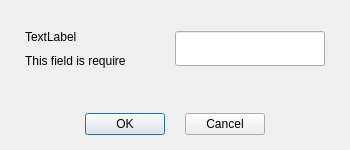
<?xml version="1.0" encoding="UTF-8"?>
<ui version="4.0">
 <class>InputDialog</class>
 <widget class="QDialog" name="InputDialog">
  <property name="geometry">
   <rect>
    <x>0</x>
    <y>0</y>
    <width>350</width>
    <height>150</height>
   </rect>
  </property>
  <property name="minimumSize">
   <size>
    <width>350</width>
    <height>150</height>
   </size>
  </property>
  <property name="maximumSize">
   <size>
    <width>350</width>
    <height>150</height>
   </size>
  </property>
  <property name="windowTitle">
   <string>InputDialog</string>
  </property>
  <property name="styleSheet">
   <string notr="true"/>
  </property>
  <layout class="QVBoxLayout" name="verticalLayout_2">
   <property name="spacing">
    <number>15</number>
   </property>
   <property name="leftMargin">
    <number>15</number>
   </property>
   <property name="topMargin">
    <number>15</number>
   </property>
   <property name="rightMargin">
    <number>15</number>
   </property>
   <property name="bottomMargin">
    <number>15</number>
   </property>
   <item>
    <widget class="QWidget" name="container" native="true">
     <layout class="QHBoxLayout" name="horizontalLayout_2">
      <property name="spacing">
       <number>0</number>
      </property>
      <property name="leftMargin">
       <number>10</number>
      </property>
      <property name="topMargin">
       <number>10</number>
      </property>
      <property name="rightMargin">
       <number>10</number>
      </property>
      <property name="bottomMargin">
       <number>10</number>
      </property>
      <item>
       <layout class="QVBoxLayout" name="verticalLayout">
        <property name="spacing">
         <number>0</number>
        </property>
        <item>
         <widget class="QLabel" name="promptLabel">
          <property name="minimumSize">
           <size>
            <width>100</width>
            <height>0</height>
           </size>
          </property>
          <property name="maximumSize">
           <size>
            <width>100</width>
            <height>16777215</height>
           </size>
          </property>
          <property name="text">
           <string>TextLabel</string>
          </property>
         </widget>
        </item>
        <item>
         <widget class="QLabel" name="errorLabel">
          <property name="minimumSize">
           <size>
            <width>100</width>
            <height>0</height>
           </size>
          </property>
          <property name="maximumSize">
           <size>
            <width>100</width>
            <height>16777215</height>
           </size>
          </property>
          <property name="text">
           <string>This field is required</string>
          </property>
         </widget>
        </item>
       </layout>
      </item>
      <item>
       <spacer name="horizontalSpacer">
        <property name="orientation">
         <enum>Qt::Orientation::Horizontal</enum>
        </property>
        <property name="sizeHint" stdset="0">
         <size>
          <width>45</width>
          <height>20</height>
         </size>
        </property>
       </spacer>
      </item>
      <item>
       <widget class="QLineEdit" name="inputLineEdit">
        <property name="minimumSize">
         <size>
          <width>150</width>
          <height>35</height>
         </size>
        </property>
        <property name="maximumSize">
         <size>
          <width>150</width>
          <height>35</height>
         </size>
        </property>
       </widget>
      </item>
     </layout>
    </widget>
   </item>
   <item>
    <layout class="QHBoxLayout" name="horizontalLayout">
     <property name="spacing">
      <number>20</number>
     </property>
     <property name="topMargin">
      <number>15</number>
     </property>
     <item>
      <spacer name="horizontalSpacer_2">
       <property name="orientation">
        <enum>Qt::Orientation::Horizontal</enum>
       </property>
       <property name="sizeHint" stdset="0">
        <size>
         <width>40</width>
         <height>20</height>
        </size>
       </property>
      </spacer>
     </item>
     <item>
      <widget class="QPushButton" name="okButton">
       <property name="text">
        <string>OK</string>
       </property>
      </widget>
     </item>
     <item>
      <widget class="QPushButton" name="cancelButton">
       <property name="text">
        <string>Cancel</string>
       </property>
      </widget>
     </item>
     <item>
      <spacer name="horizontalSpacer_3">
       <property name="orientation">
        <enum>Qt::Orientation::Horizontal</enum>
       </property>
       <property name="sizeHint" stdset="0">
        <size>
         <width>40</width>
         <height>20</height>
        </size>
       </property>
      </spacer>
     </item>
    </layout>
   </item>
  </layout>
 </widget>
 <layoutdefault spacing="6" margin="11"/>
 <resources/>
 <connections/>
</ui>
